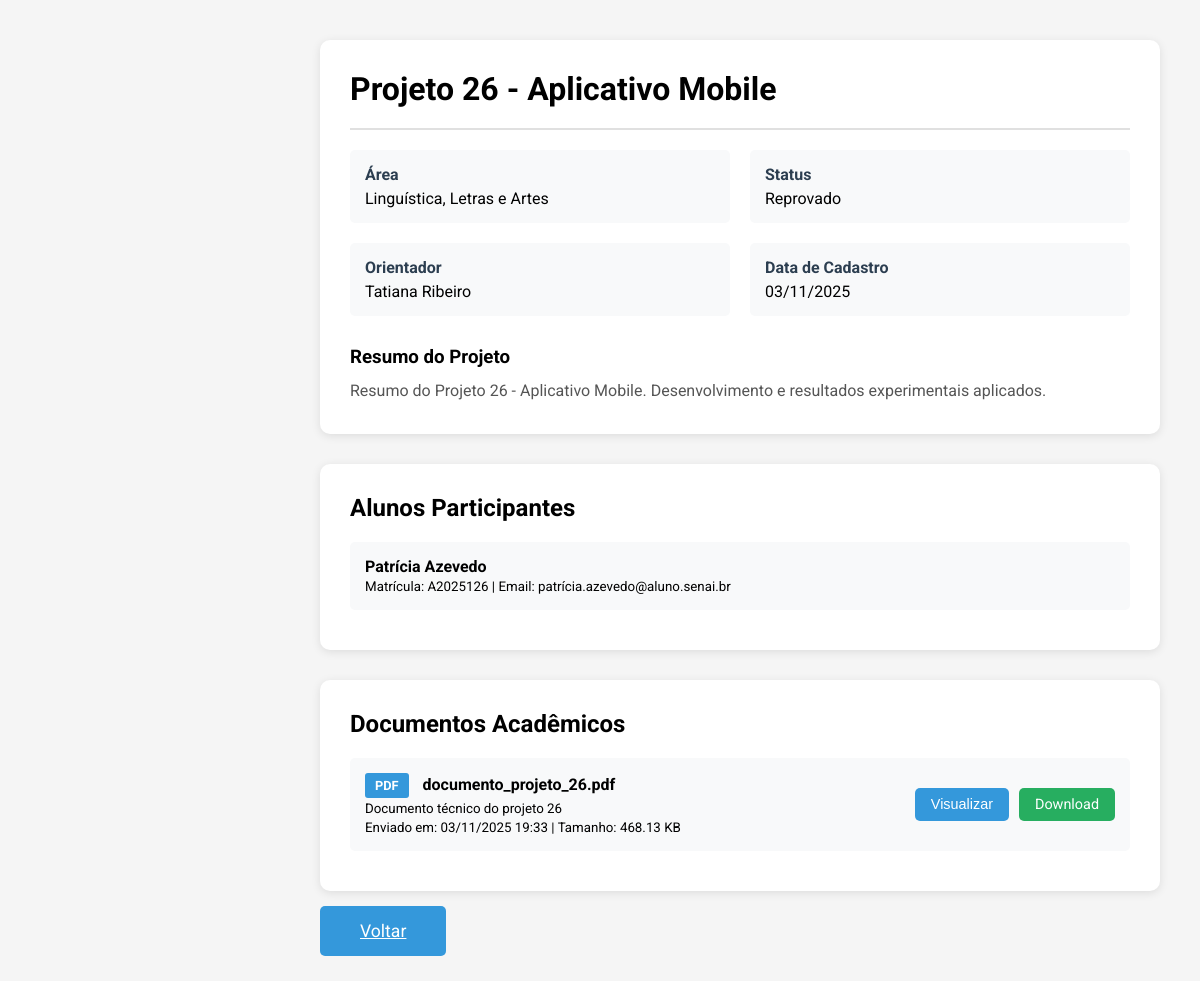
The page /pages/detalhes_projeto.php?id=26 on the database its author committed.
### tables this page shows
CREATE TABLE `projetos` (
  `id` int(11) NOT NULL,
  `titulo` varchar(255) NOT NULL,
  `resumo` text,
  `id_orientador` int(11) NOT NULL,
  `id_area` int(11) NOT NULL,
  `status` int(11) NOT NULL,
  `data_cadastro` timestamp NOT NULL DEFAULT CURRENT_TIMESTAMP,
  `imagem` varchar(255) DEFAULT NULL
);

CREATE TABLE `areas` (
  `id` int(11) NOT NULL,
  `nome` varchar(100) NOT NULL
);

CREATE TABLE `status` (
  `id` int(11) NOT NULL,
  `descricao` varchar(50) NOT NULL
);

CREATE TABLE `orientadores` (
  `id` int(11) NOT NULL,
  `nome` varchar(200) NOT NULL,
  `email` varchar(150) NOT NULL
);

CREATE TABLE `alunos` (
  `id` int(11) NOT NULL,
  `nome` varchar(200) NOT NULL,
  `matricula` varchar(50) NOT NULL,
  `email` varchar(150) NOT NULL
);

CREATE TABLE `documentos` (
  `id` int(11) NOT NULL,
  `id_projeto` int(11) NOT NULL,
  `nome_original` varchar(255) NOT NULL,
  `nome_arquivo` varchar(255) NOT NULL,
  `tipo_arquivo` varchar(50) NOT NULL,
  `tamanho` int(11) NOT NULL COMMENT 'Tamanho em bytes',
  `descricao` varchar(500) DEFAULT NULL,
  `data_upload` timestamp NOT NULL DEFAULT CURRENT_TIMESTAMP
);

### pages/detalhes_projeto.php (the view, shortened to what this page needs)
<?php
$conexao = getConnection();
$is_logged_in = isset($_SESSION['usuario_id']);
$id_projeto = isset($_GET['id']) ? intval($_GET['id']) : 0;
$stmt = $conexao->prepare("SELECT p.*, o.nome as orientador_nome, o.email as orientador_email,
                           a.nome as area_nome, s.descricao as status_descricao
                           FROM projetos p
                           LEFT JOIN orientadores o ON p.id_orientador = o.id
                           LEFT JOIN areas a ON p.id_area = a.id
                           LEFT JOIN status s ON p.status = s.id
                           WHERE p.id = ?");
$stmt->bind_param("i", $id_projeto);
$stmt->execute();
$result = $stmt->get_result();
$projeto = $result->fetch_assoc();
$stmt = $conexao->prepare("SELECT a.id, a.nome, a.matricula, a.email
                           FROM alunos a
                           INNER JOIN projetos_alunos pa ON a.id = pa.id_aluno
                           WHERE pa.id_projeto = ?");
$stmt->bind_param("i", $id_projeto);
$stmt->execute();
$result_alunos = $stmt->get_result();
$alunos = [];
while ($aluno = $result_alunos->fetch_assoc()) {
    $alunos[] = $aluno;
}
$stmt = $conexao->prepare("SELECT * FROM documentos WHERE id_projeto = ? ORDER BY data_upload DESC");
$stmt->bind_param("i", $id_projeto);
$stmt->execute();
$result_docs = $stmt->get_result();
$documentos = [];
while ($doc = $result_docs->fetch_assoc()) {
    $documentos[] = $doc;
}
?>
<!DOCTYPE html>
<html lang="pt-BR">
<head>
    <link rel="stylesheet" href="../css/style.css">
</head>
<body>
    <main>
        <div class="container">
            <div class="projeto-detalhes">
                <div class="projeto-header">
                    <h1><?php echo htmlspecialchars($projeto['titulo']); ?></h1>
                </div>
                <div class="projeto-info-grid">
                    <div class="info-item">
                        <strong>Área</strong>
                        <?php echo htmlspecialchars($projeto['area_nome']); ?>
                    </div>
                    <div class="info-item">
                        <strong>Status</strong>
                        <?php echo htmlspecialchars($projeto['status_descricao']); ?>
                    </div>
                    <div class="info-item">
                        <strong>Orientador</strong>
                        <?php echo htmlspecialchars($projeto['orientador_nome']); ?>
                    </div>
                    <div class="info-item">
                        <strong>Data de Cadastro</strong>
                        <?php echo date('d/m/Y', strtotime($projeto['data_cadastro'])); ?>
                    </div>
                </div>
                <div style="margin-top: 30px;">
                    <h3>Resumo do Projeto</h3>
                    <p style="line-height: 1.6; color: #555; margin-top: 10px;">
                        <?php echo nl2br(htmlspecialchars($projeto['resumo'])); ?>
                    </p>
                </div>
            </div>
            <?php if (count($alunos) > 0): ?>
            <div class="alunos-section">
                <h2>Alunos Participantes</h2>
                <ul class="alunos-lista">
                    <?php foreach ($alunos as $aluno): ?>
                        <li class="aluno-item">
                            <strong><?php echo htmlspecialchars($aluno['nome']); ?></strong><br>
                            <small>Matrícula: <?php echo htmlspecialchars($aluno['matricula']); ?> | Email: <?php echo htmlspecialchars($aluno['email']); ?></small>
                        </li>
                    <?php endforeach; ?>
                </ul>
            </div>
            <?php endif; ?>
            <?php if (count($documentos) > 0): ?>
            <div class="documentos-section">
                <h2>Documentos Acadêmicos</h2>
                <ul class="documentos-lista">
                    <?php foreach ($documentos as $doc): ?>
                        <li class="documento-item">
                            <div class="documento-info">
                                <span class="file-icon"><?php echo strtoupper($doc['tipo_arquivo']); ?></span>
                                <strong><?php echo htmlspecialchars($doc['nome_original']); ?></strong>
                                <?php if (!empty($doc['descricao'])): ?>
                                    <br><small><?php echo htmlspecialchars($doc['descricao']); ?></small>
                                <?php endif; ?>
                                <br><small>Enviado em: <?php echo date('d/m/Y H:i', strtotime($doc['data_upload'])); ?> | Tamanho: <?php echo number_format($doc['tamanho'] / 1024, 2); ?> KB</small>
                            </div>
                            <div class="documento-actions">
                                <?php if (in_array(strtolower($doc['tipo_arquivo']), ['pdf'])): ?>
                                    <button class="btn-preview" onclick="previewDocument('<?php echo htmlspecialchars($doc['nome_arquivo']); ?>', '<?php echo htmlspecialchars($doc['nome_original']); ?>')">
                                        Visualizar
                                    </button>
                                <?php endif; ?>
                                <a href="../uploads/documentos/<?php echo htmlspecialchars($doc['nome_arquivo']); ?>"
                                   download="<?php echo htmlspecialchars($doc['nome_original']); ?>"
                                   class="btn-download">
                                    Download
                                </a>
                            </div>
                        </li>
                    <?php endforeach; ?>
                </ul>
            </div>
            <?php endif; ?>
            <div style="margin-top: 30px;">
                <a href="<?php echo $is_logged_in ? 'projetos.php' : '../index.php'; ?>" class="btn-primary">Voltar</a>
            </div>
        </div>
    </main>
</body>
</html>

### css/style.css (style rules this page uses)
* { margin: 0; padding: 0; box-sizing: border-box; }
body { font-family: "Roboto", sans-serif; background-color: #f5f5f5; display: flex; min-height: 100vh; }
main { margin-left: 280px; flex: 1; padding: 40px; }
.container { max-width: 1200px; margin: 0 auto; }
.btn-primary { padding: 15px 40px; background-color: #3498db; color: white; border: none; border-radius: 5px; font-size: 1.1rem; cursor: pointer; transition: all 0.3s ease; }
html { scroll-behavior: smooth; }

### pages/detalhes_projeto.php (style rules this page uses)
.projeto-detalhes { background: white; padding: 30px; border-radius: 10px; box-shadow: 0 2px 10px rgba(0, 0, 0, 0.1); margin-bottom: 30px; }
.projeto-header { display: flex; justify-content: space-between; align-items: center; margin-bottom: 20px; padding-bottom: 20px; border-bottom: 2px solid #e0e0e0; }
.projeto-info-grid { display: grid; grid-template-columns: repeat(auto-fit, minmax(250px, 1fr)); gap: 20px; margin: 20px 0; }
.info-item { padding: 15px; background: #f8f9fa; border-radius: 5px; }
.info-item strong { display: block; color: #2c3e50; margin-bottom: 5px; }
.alunos-section, .documentos-section { background: white; padding: 30px; border-radius: 10px; box-shadow: 0 2px 10px rgba(0, 0, 0, 0.1); margin-bottom: 30px; }
.alunos-lista { list-style: none; margin-top: 20px; }
.aluno-item { padding: 15px; background: #f8f9fa; border-radius: 5px; margin-bottom: 10px; }
.documentos-lista { list-style: none; margin-top: 20px; }
.documento-item { display: flex; justify-content: space-between; align-items: center; padding: 15px; background: #f8f9fa; border-radius: 5px; margin-bottom: 10px; }
.documento-info { flex: 1; }
.documento-actions { display: flex; gap: 10px; }
.btn-preview, .btn-download { padding: 8px 16px; border: none; border-radius: 5px; cursor: pointer; transition: background-color 0.3s ease; text-decoration: none; color: white; font-size: 0.9rem; }
.btn-preview { background-color: #3498db; }
.btn-download { background-color: #27ae60; }
.file-icon { display: inline-block; padding: 5px 10px; background-color: #3498db; color: white; border-radius: 3px; font-size: 0.8rem; font-weight: bold; margin-right: 10px; }

### rows shown on the page
projetos: titulo "Projeto 26 - Aplicativo Mobile", id_area.nome "Linguística, Letras e Artes", status.descricao "Reprovado", id_orientador.nome "Tatiana Ribeiro", data_cadastro "03/11/2025", resumo "Resumo do Projeto 26 - Aplicativo Mobile. Desenvolvimento e resultados experimentais aplicados."
alunos: nome "Patrícia Azevedo", matricula "A2025126", email "patrícia.azevedo@aluno.senai.br"
documentos: tipo_arquivo "PDF", nome_original "documento_projeto_26.pdf", descricao "Documento técnico do projeto 26", data_upload "03/11/2025 19:33", $doc['tamanho']/1024 "468.13"
